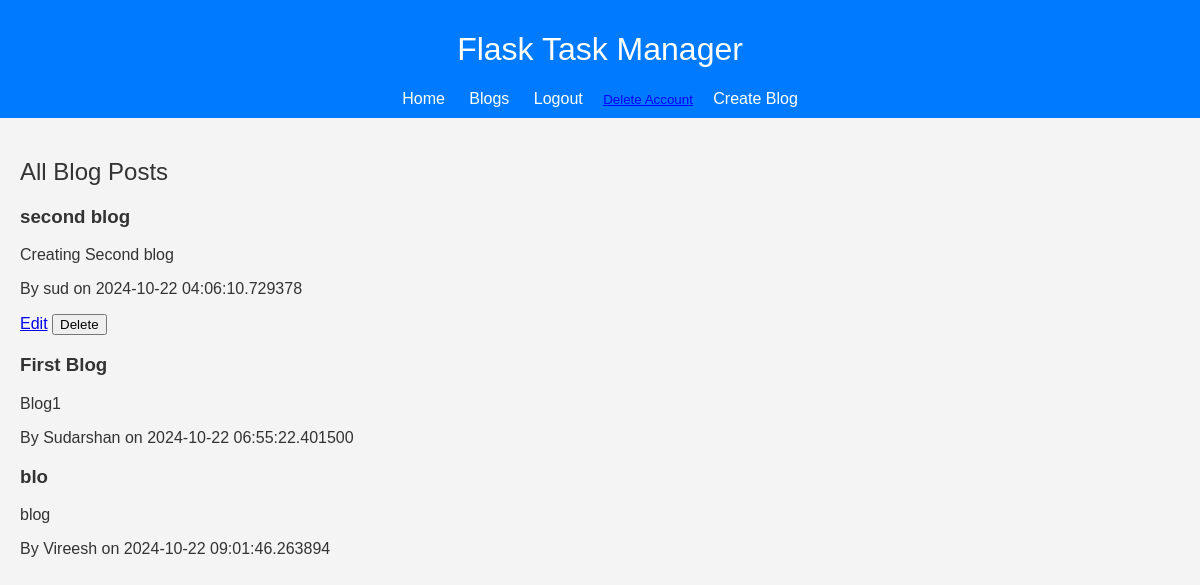
The page /blogs (signed in) on the database its author committed.
### app/models.py (models this page shows)
class BlogPost(db.Model):
    id = db.Column(db.Integer, primary_key=True)
    title = db.Column(db.String(100), nullable=False)
    content = db.Column(db.Text, nullable=False)
    date_created = db.Column(db.DateTime, default=datetime.utcnow)
    user_id = db.Column(db.Integer, db.ForeignKey('user.id'), nullable=False)
    author = db.relationship('User', backref='posts', lazy=True)

class User(db.Model, UserMixin):
    id = db.Column(db.Integer, primary_key=True)
    username = db.Column(db.String(150), nullable=False, unique=True)
    password = db.Column(db.String(150), nullable=False)
    tasks = db.relationship('Task', backref='author', lazy=True)

### app/routes.py (the view)
@main.route('/blogs')
@login_required
def view_blogs():
    posts = BlogPost.query.all()
    return render_template('view_blogs.html', posts=posts)

### app/__init__.py (called while the page is built)
def create_app():
    app = Flask(__name__)
    app.config['SECRET_KEY'] = 'your_secret_key'
    app.config['SQLALCHEMY_DATABASE_URI'] = 'sqlite:///site.db'
    db.init_app(app)
    api = Api(app)
    from app.routes import main as main_blueprint
    app.register_blueprint(main_blueprint)
    login_manager = LoginManager()
    login_manager.init_app(app)
    login_manager.login_view = 'main.login'
    @login_manager.user_loader
    def load_user(user_id):
        return User.query.get(int(user_id))
    @app.context_processor
    def inject_user():
        return dict(current_user=current_user)
    api.add_resource(TaskResource, '/api/tasks', '/api/tasks/<int:task_id>')
    return app

### app/templates/view_blogs.html (shortened to what this page needs)
{% extends "base.html" %}
{% block content %}
<h2>All Blog Posts</h2>
{% for post in posts %}
    <div>
        <h3>{{ post.title }}</h3>
        <p>{{ post.content }}</p>
        <p>By {{ post.author.username }} on {{ post.date_created }}</p>
        {% if post.author == current_user %}
            <a href="{{ url_for('main.update_blog', post_id=post.id) }}">Edit</a>
            <form action="{{ url_for('main.delete_blog', post_id=post.id) }}" method="POST" style="display:inline;">
                <button type="submit">Delete</button>
            </form>
        {% endif %}
    </div>
{% endfor %}
{% endblock %}

### app/templates/base.html (shortened to what this page needs)
<!DOCTYPE html>
<html lang="en">
<head>
    <link rel="stylesheet" href="{{ url_for('static', filename='css/styles.css') }}">
</head>
<body>
    <header>
        <h1>Flask Task Manager</h1>
        <nav>
            <a href="{{ url_for('main.home') }}">Home</a>
            <a href="{{ url_for('main.view_blogs') }}">Blogs</a>
            {% if current_user.is_authenticated %}
                <a href="{{ url_for('main.logout') }}">Logout</a>
                <form action="{{ url_for('main.delete_account') }}" method="POST" style="display:inline;">
                    <button type="submit" style="background:none; border:none; color:blue; cursor:pointer; text-decoration:underline;">Delete Account</button>
                </form>
                <a href="{{ url_for('main.new_blog') }}">Create Blog</a>
            {% else %}
                <a href="{{ url_for('main.login') }}">Login</a>
                <a href="{{ url_for('main.register') }}">Register</a>
            {% endif %}
        </nav>
    </header>
    <main>
        {% block content %}{% endblock %}
    </main>
</body>
</html>

### app/static/css/styles.css (style rules this page uses)
body { font-family: Arial, sans-serif; background-color: #FFFAF0; color: #333; margin: 0; padding: 0; }
header { background-color: #007bff; color: #fff; padding: 10px 0; text-align: center; }
nav a { color: #ffd700; margin: 0 10px; text-decoration: none; }
main { padding: 20px; }
h1, h2 { font-weight: normal; }
body { font-family: Arial, sans-serif; background-color: #f4f4f4; color: #333; margin: 0; padding: 0; }
nav a { color: #fff; margin: 0 10px; text-decoration: none; }

### rows shown on the page
BlogPost: title "second blog", content "Creating Second blog", author.username "sud", date_created "2024-10-22 04:06:10.729378"
BlogPost: title "First Blog", content "Blog1", author.username "Sudarshan", date_created "2024-10-22 06:55:22.401500"
BlogPost: title "blo", content "blog", author.username "Vireesh", date_created "2024-10-22 09:01:46.263894"
